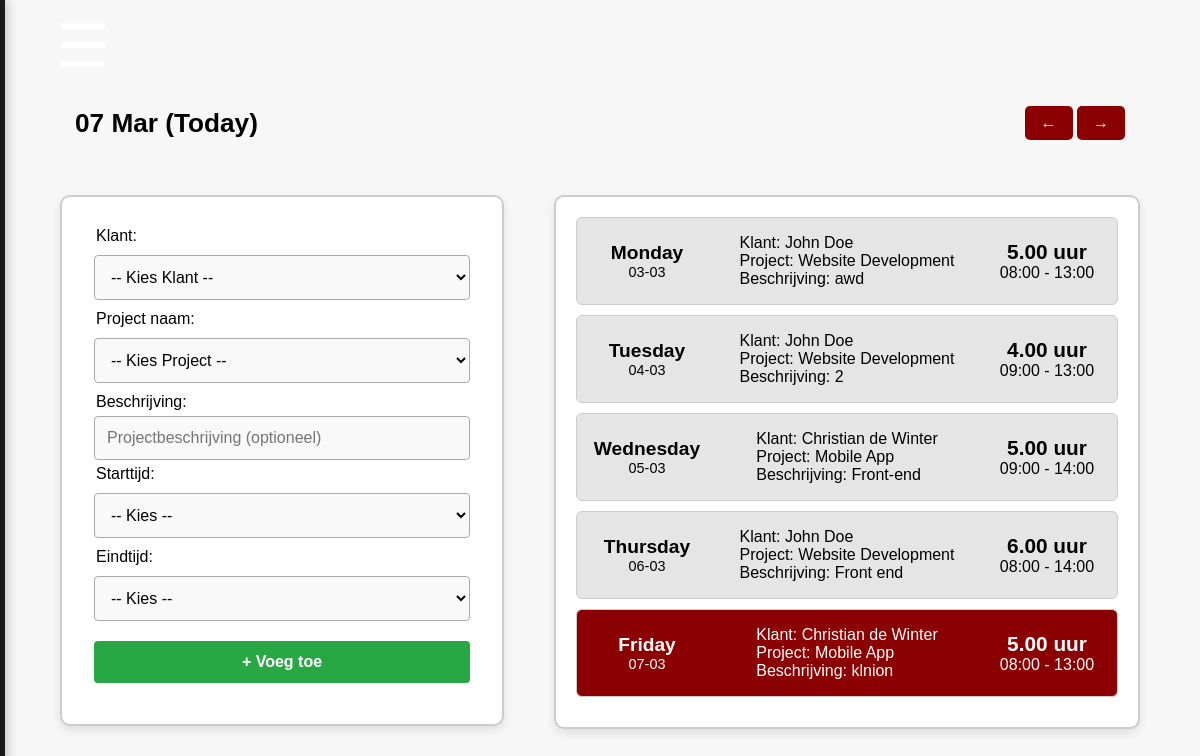
The app's page /uren-registreren.php with its own data.
### tables this page shows
CREATE TABLE `hours` (
  `hours_id` int(11) NOT NULL,
  `user_id` int(11) NOT NULL DEFAULT 1,
  `project_id` int(11) NOT NULL,
  `date` date NOT NULL,
  `start_hours` time NOT NULL,
  `eind_hours` time NOT NULL,
  `hours` decimal(4,2) NOT NULL CHECK (`hours` between 0 and 24),
  `accord` enum('Pending','Approved','Rejected') NOT NULL DEFAULT 'Pending',
  `contract_hours` decimal(6,2) DEFAULT NULL,
  `beschrijving` varchar(255) DEFAULT NULL
);

CREATE TABLE `klant` (
  `klant_id` int(11) NOT NULL,
  `voornaam` varchar(255) NOT NULL,
  `achternaam` varchar(255) NOT NULL,
  `email` varchar(255) NOT NULL,
  `telefoon` varchar(50) NOT NULL,
  `bedrijfnaam` varchar(255) NOT NULL DEFAULT ''
);

CREATE TABLE `project` (
  `project_id` int(11) NOT NULL,
  `project_naam` varchar(255) NOT NULL,
  `klant_id` int(11) NOT NULL,
  `user_id` int(11) NOT NULL,
  `beschrijving` text NOT NULL
);

### uren-registreren.php (the view, shortened to what this page needs)
<?php
require 'db/conn.php';
require 'sidebar.php';
$weekOffset = $_SESSION['week_offset'] ?? 0;
$selectedDay = $_SESSION['selected_day'] ?? date('Y-m-d');
$currentWeekStart = date('Y-m-d', strtotime('monday this week') + ($weekOffset * 7 * 86400));
$currentWeekEnd = date('Y-m-d', strtotime('friday this week') + ($weekOffset * 7 * 86400));
$hoursQuery = "SELECT h.*, p.project_naam,
                      k.voornaam AS klant_voornaam, k.achternaam AS klant_achternaam,
                      u.name AS user_name, u.achternaam AS user_achternaam
               FROM hours h
               JOIN project p ON h.project_id = p.project_id
               JOIN klant k ON p.klant_id = k.klant_id
               JOIN users u ON h.user_id = u.user_id
               WHERE h.date BETWEEN :weekStart AND :weekEnd
               ORDER BY h.date ASC, h.start_hours ASC";
$hoursStmt = $pdo->prepare($hoursQuery);
$hoursStmt->execute(['weekStart' => $currentWeekStart, 'weekEnd' => $currentWeekEnd]);
$hoursRecords = $hoursStmt->fetchAll(PDO::FETCH_ASSOC);
$groupedHours = [];
foreach ($hoursRecords as $record) {
    $dayOfWeek = date('l', strtotime($record['date']));
    $groupedHours[$dayOfWeek][] = $record;
}
?>
<!DOCTYPE html>
<html lang="nl">
<head>
  <link rel="stylesheet" href="css/uren-registreren.css">
</head>
<body>
<div class="bigbox">
  <div class="topheader">
    <div class="datum">
      <h3 id="date-today"><?php echo date('d M'); ?> (Today)</h3>
    </div>
    <div class="week-nav">
      <form method="POST" action="" style="display: inline;">
        <button type="submit" id="prev">&larr;</button>
      </form>
      <form method="POST" action="" style="display: inline;">
        <button type="submit" id="next">&rarr;</button>
      </form>
    </div>
  </div>
  <div class="wrapper">
    <div class="blok-1">
      <form method="POST" action="" class="form-div">
        <li>Klant:</li>
        <select name="klant" class="small-input" onchange="this.form.submit()">
          <option value="">-- Kies Klant --</option>
        </select>
        <li>Project naam:</li>
        <select name="project" class="small-input">
          <option value="">-- Kies Project --</option>
        </select>
        <li>Beschrijving:</li>
        <input type="text" name="beschrijving" class="small-input" placeholder="Projectbeschrijving (optioneel)">
        <li>Starttijd:</li>
        <select name="begin">
          <option value="">-- Kies --</option>
        </select>
        <li>Eindtijd:</li>
        <select name="eind">
          <option value="">-- Kies --</option>
        </select>
        <button type="submit">+ Voeg toe</button>
      </form>
    </div>
    <div class="block-b">
      <div class="overzicht">
        <?php
        $dagenVanDeWeek = ['Monday', 'Tuesday', 'Wednesday', 'Thursday', 'Friday'];
        foreach ($dagenVanDeWeek as $dag):
            $dagNaam = strtolower($dag);
            $dagDatum = date('Y-m-d', strtotime($dag . ' this week') + ($weekOffset * 7 * 86400));
            $dagRecords = $groupedHours[$dag] ?? [];
            $isSelected = ($selectedDay === $dagDatum);
        ?>
          <form method="POST" action="" style="display: inline;">
            <div class="dag <?= $isSelected ? 'selected' : ''; ?>" onclick="this.parentNode.submit();">
              <div class="dag-info">
                <span class="dagnaam"><?php echo ucfirst($dagNaam); ?></span>
                <span class="datum-klein"><?php echo date('d-m', strtotime($dagDatum)); ?></span>
              </div>
              <?php if (!empty($dagRecords)): ?>
                <?php foreach ($dagRecords as $record): ?>
                  <div class="info">
                    Klant: <?php echo $record['klant_voornaam'] . ' ' . $record['klant_achternaam']; ?><br>
                    Project: <?php echo $record['project_naam']; ?><br>
                    Beschrijving: <?php echo $record['beschrijving']; ?>
                  </div>
                  <div class="tijd">
                    <span class="uren-dik"><?php echo $record['hours']; ?> uur</span><br>
                    <?php echo date('H:i', strtotime($record['start_hours'])); ?> - <?php echo date('H:i', strtotime($record['eind_hours'])); ?>
                  </div>
                <?php endforeach; ?>
              <?php else: ?>
                <p>Geen uren ingevoerd voor <?php echo ucfirst($dagNaam); ?>.</p>
              <?php endif; ?>
            </div>
          </form>
        <?php endforeach; ?>
      </div>
    </div>
  </div>
</div>
</body>
</html>

### sidebar.php (shortened to what this page needs)
<!DOCTYPE html>
<html lang="en">
<head>
</head>
<body>
<button class="toggle-btn" id="toggleBtn" onclick="toggleSidebar()">☰</button>
<div id="mySidebar" class="sidebar">
    </div>
</body>
</html>

### css/uren-registreren.css (style rules this page uses)
body { font-family: sans-serif; background: #f7f7f7; margin: 0; padding: 0; display: flex; justify-content: center; align-items: center; min-height: 100vh; }
.bigbox { width: 90%; max-width: 1300px; }
.topheader { display: flex; justify-content: space-between; align-items: center; padding: 10px 15px; }
.datum { font-size: 1.4em; font-weight: bold; }
.week-nav button { background: #8b0000; color: white; padding: 8px 16px; border: none; cursor: pointer; border-radius: 5px; font-size: 1em; transition: background 0.3s; }
.wrapper { display: flex; justify-content: space-between; align-items: stretch; gap: 50px; margin-top: 20px; }
.blok-1 { display: flex; align-items: center; height: 487px; background: white; padding: 20px; border-radius: 10px; box-shadow: 0px 4px 10px rgba(0, 0, 0, 0.1); border: 2px solid #ccc; flex-shrink: 0; }
.blok-1 select, .blok-1 button { padding: 12px; font-size: 1em; border: 1px solid #aaa; border-radius: 4px; background: #f9f9f9; transition: border 0.3s; width: calc(100% - 24px); margin: 10px auto; }
.blok-1 input { padding: 12px; font-size: 1em; border: 1px solid #aaa; border-radius: 4px; background: #f9f9f9; transition: border 0.3s; width: calc(100% - 50px); margin: 5px auto; }
.blok-1 button { background: #28a745; color: white; font-weight: bold; cursor: pointer; border: none; transition: 0.3s, transform 0.2s; }
.block-b { flex: 1; background: white; padding: 20px; border-radius: 10px; box-shadow: 0px 4px 10px rgba(0, 0, 0, 0.1); border: 2px solid #ccc; flex-shrink: 0; }
.dag { display: flex; justify-content: space-between; align-items: center; background: #e5e5e5; padding: 15px; height: 66px; border-radius: 6px; margin-bottom: 15px; transition: 0.3s; }
.dag-info { display: flex; flex-direction: column; align-items: center; min-width: 120px; }
.dagnaam { font-size: 1.2em; font-weight: bold; }
.datum-klein { font-size: 0.9em; }
.tijd { text-align: center; min-width: 120px; }
.uren-dik { font-weight: bold; font-size: 1.3em; }
li { text-align: start; list-style: none; position: relative; left: 14px; }
.form-div { text-align: center; width: 400px; }

### sidebar.php (style rules this page uses)
.sidebar { height: 100%; width: 250px; position: fixed; top: 0; left: -250px; background-color: white; opacity: 0.9; overflow-x: hidden; transition: 0.5s; padding-top: 20px; display: flex; flex-direction: column; align-items: center; gap: 15px; border-right: outset 5px black; box-shadow: 4px 0px 10px rgba(0, 0, 0, 0.2); z-index: 9999; }
.toggle-btn { position: absolute; top: 10px; left: 50px; font-size: 60px; cursor: pointer; color: white; background-color: transparent; border: none; transition: 0.3s; }

### uren-registreren.php (style rules this page uses)
.dag { cursor: pointer; border: 1px solid #ccc; padding: 10px; margin-bottom: 10px; }
.dag.selected { background-color: #8b0000; color: white; }

### records on screen
hours: klant.voornaam "John", klant.achternaam "Doe", project.project_naam "Website Development", beschrijving "awd", hours "5.00", start_hours "08:00", eind_hours "13:00"
hours: klant.voornaam "John", klant.achternaam "Doe", project.project_naam "Website Development", beschrijving "2", hours "4.00", start_hours "09:00", eind_hours "13:00"
hours: klant.voornaam "Christian", klant.achternaam "de Winter", project.project_naam "Mobile App", beschrijving "Front-end", hours "5.00", start_hours "09:00", eind_hours "14:00"
hours: klant.voornaam "John", klant.achternaam "Doe", project.project_naam "Website Development", beschrijving "Front end", hours "6.00", start_hours "08:00", eind_hours "14:00"
hours: klant.voornaam "Christian", klant.achternaam "de Winter", project.project_naam "Mobile App", beschrijving "klnion", hours "5.00", start_hours "08:00", eind_hours "13:00"

### other values on screen
$dagNaam "Monday"
date('d-m', strtotime($dagDatum)) "03-03"
$dagNaam "Tuesday"
date('d-m', strtotime($dagDatum)) "04-03"
$dagNaam "Wednesday"
date('d-m', strtotime($dagDatum)) "05-03"
$dagNaam "Thursday"
date('d-m', strtotime($dagDatum)) "06-03"
$dagNaam "Friday"
date('d-m', strtotime($dagDatum)) "07-03"
